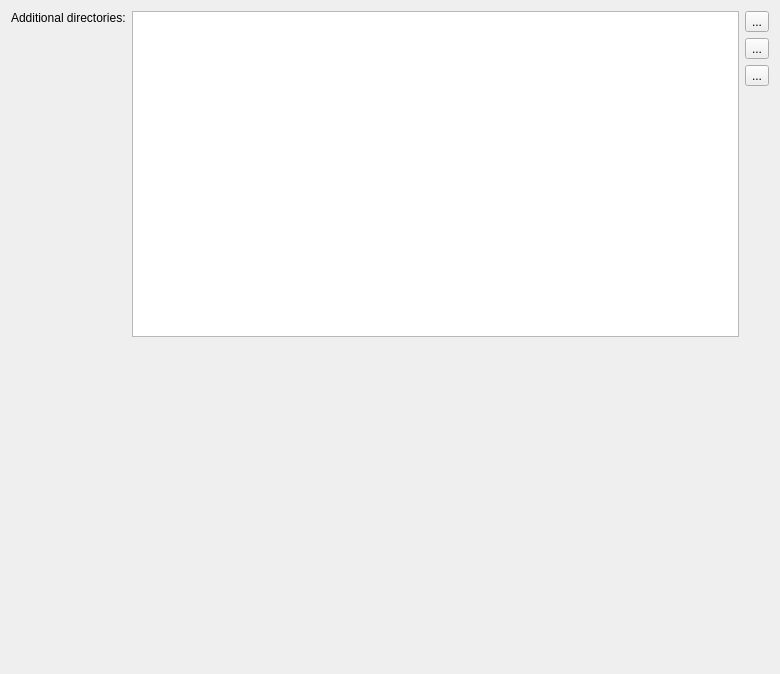
<?xml version="1.0" encoding="UTF-8"?>
<ui version="4.0">
 <class>PythonSolverSetupPreferencePage</class>
 <widget class="QWidget" name="PythonSolverSetupPreferencePage">
  <property name="geometry">
   <rect>
    <x>0</x>
    <y>0</y>
    <width>780</width>
    <height>674</height>
   </rect>
  </property>
  <property name="windowTitle">
   <string>Form</string>
  </property>
  <layout class="QVBoxLayout" name="verticalLayout_3">
   <item>
    <layout class="QHBoxLayout" name="horizontalLayout">
     <item>
      <layout class="QVBoxLayout" name="verticalLayout_2">
       <item>
        <widget class="QLabel" name="label">
         <property name="text">
          <string>Additional directories:</string>
         </property>
        </widget>
       </item>
       <item>
        <spacer name="verticalSpacer_2">
         <property name="orientation">
          <enum>Qt::Vertical</enum>
         </property>
         <property name="sizeHint" stdset="0">
          <size>
           <width>20</width>
           <height>40</height>
          </size>
         </property>
        </spacer>
       </item>
      </layout>
     </item>
     <item>
      <widget class="QListWidget" name="directoryListWidget"/>
     </item>
     <item>
      <layout class="QVBoxLayout" name="verticalLayout">
       <item>
        <widget class="QToolButton" name="addNewDirectoryButton">
         <property name="text">
          <string>...</string>
         </property>
         <property name="icon">
          <iconset resource="../resources/CRIMSONSolverSetup.qrc">
           <normaloff>:/icons/icons/add.png</normaloff>:/icons/icons/add.png</iconset>
         </property>
         <property name="iconSize">
          <size>
           <width>24</width>
           <height>24</height>
          </size>
         </property>
        </widget>
       </item>
       <item>
        <widget class="QToolButton" name="openNewDirectoryButton">
         <property name="text">
          <string>...</string>
         </property>
         <property name="icon">
          <iconset resource="../resources/CRIMSONSolverSetup.qrc">
           <normaloff>:/icons/icons/open.png</normaloff>:/icons/icons/open.png</iconset>
         </property>
         <property name="iconSize">
          <size>
           <width>24</width>
           <height>24</height>
          </size>
         </property>
        </widget>
       </item>
       <item>
        <widget class="QToolButton" name="removeDirectoryButton">
         <property name="text">
          <string>...</string>
         </property>
         <property name="icon">
          <iconset resource="../resources/CRIMSONSolverSetup.qrc">
           <normaloff>:/icons/icons/remove.png</normaloff>:/icons/icons/remove.png</iconset>
         </property>
         <property name="iconSize">
          <size>
           <width>24</width>
           <height>24</height>
          </size>
         </property>
        </widget>
       </item>
       <item>
        <spacer name="verticalSpacer">
         <property name="orientation">
          <enum>Qt::Vertical</enum>
         </property>
         <property name="sizeHint" stdset="0">
          <size>
           <width>20</width>
           <height>40</height>
          </size>
         </property>
        </spacer>
       </item>
      </layout>
     </item>
    </layout>
   </item>
   <item>
    <spacer name="verticalSpacer_3">
     <property name="orientation">
      <enum>Qt::Vertical</enum>
     </property>
     <property name="sizeHint" stdset="0">
      <size>
       <width>20</width>
       <height>319</height>
      </size>
     </property>
    </spacer>
   </item>
  </layout>
 </widget>
 <resources>
  <include location="../resources/CRIMSONSolverSetup.qrc"/>
 </resources>
 <connections/>
</ui>
